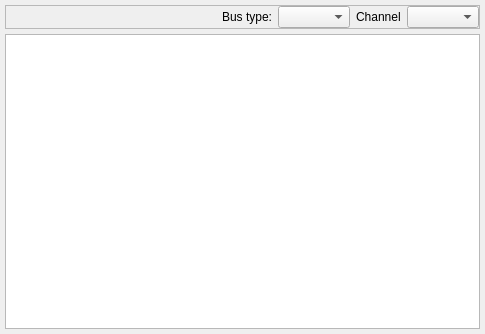
<?xml version="1.0" encoding="UTF-8"?>
<ui version="4.0">
 <class>container</class>
 <widget class="QFrame" name="container">
  <property name="geometry">
   <rect>
    <x>0</x>
    <y>0</y>
    <width>485</width>
    <height>334</height>
   </rect>
  </property>
  <property name="sizePolicy">
   <sizepolicy hsizetype="Preferred" vsizetype="Minimum">
    <horstretch>0</horstretch>
    <verstretch>0</verstretch>
   </sizepolicy>
  </property>
  <property name="windowTitle">
   <string>Frame</string>
  </property>
  <layout class="QVBoxLayout" name="verticalLayout">
   <property name="spacing">
    <number>5</number>
   </property>
   <property name="leftMargin">
    <number>5</number>
   </property>
   <property name="topMargin">
    <number>5</number>
   </property>
   <property name="rightMargin">
    <number>5</number>
   </property>
   <property name="bottomMargin">
    <number>5</number>
   </property>
   <item>
    <widget class="QFrame" name="info_frame">
     <property name="sizePolicy">
      <sizepolicy hsizetype="Preferred" vsizetype="Minimum">
       <horstretch>0</horstretch>
       <verstretch>0</verstretch>
      </sizepolicy>
     </property>
     <property name="frameShape">
      <enum>QFrame::StyledPanel</enum>
     </property>
     <property name="frameShadow">
      <enum>QFrame::Raised</enum>
     </property>
     <property name="lineWidth">
      <number>0</number>
     </property>
     <layout class="QHBoxLayout" name="horizontalLayout">
      <property name="leftMargin">
       <number>0</number>
      </property>
      <property name="topMargin">
       <number>0</number>
      </property>
      <property name="rightMargin">
       <number>0</number>
      </property>
      <property name="bottomMargin">
       <number>0</number>
      </property>
      <item>
       <spacer name="horizontalSpacer">
        <property name="orientation">
         <enum>Qt::Horizontal</enum>
        </property>
        <property name="sizeHint" stdset="0">
         <size>
          <width>250</width>
          <height>20</height>
         </size>
        </property>
       </spacer>
      </item>
      <item>
       <widget class="QLabel" name="label">
        <property name="text">
         <string>Bus type:</string>
        </property>
       </widget>
      </item>
      <item>
       <widget class="QComboBox" name="comboBox_bus"/>
      </item>
      <item>
       <widget class="QLabel" name="label_2">
        <property name="text">
         <string>Channel</string>
        </property>
       </widget>
      </item>
      <item>
       <widget class="QComboBox" name="comboBox_channel"/>
      </item>
     </layout>
    </widget>
   </item>
   <item>
    <widget class="QTableView" name="tableView">
     <property name="editTriggers">
      <set>QAbstractItemView::NoEditTriggers</set>
     </property>
     <property name="tabKeyNavigation">
      <bool>false</bool>
     </property>
     <property name="showDropIndicator" stdset="0">
      <bool>false</bool>
     </property>
     <property name="dragDropOverwriteMode">
      <bool>false</bool>
     </property>
     <property name="selectionMode">
      <enum>QAbstractItemView::SingleSelection</enum>
     </property>
     <property name="showGrid">
      <bool>false</bool>
     </property>
     <property name="sortingEnabled">
      <bool>true</bool>
     </property>
     <attribute name="horizontalHeaderCascadingSectionResizes">
      <bool>true</bool>
     </attribute>
     <attribute name="horizontalHeaderDefaultSectionSize">
      <number>50</number>
     </attribute>
     <attribute name="horizontalHeaderShowSortIndicator" stdset="0">
      <bool>true</bool>
     </attribute>
     <attribute name="verticalHeaderVisible">
      <bool>false</bool>
     </attribute>
     <attribute name="verticalHeaderMinimumSectionSize">
      <number>20</number>
     </attribute>
     <attribute name="verticalHeaderDefaultSectionSize">
      <number>20</number>
     </attribute>
     <attribute name="verticalHeaderHighlightSections">
      <bool>false</bool>
     </attribute>
    </widget>
   </item>
  </layout>
 </widget>
 <resources/>
 <connections/>
</ui>
